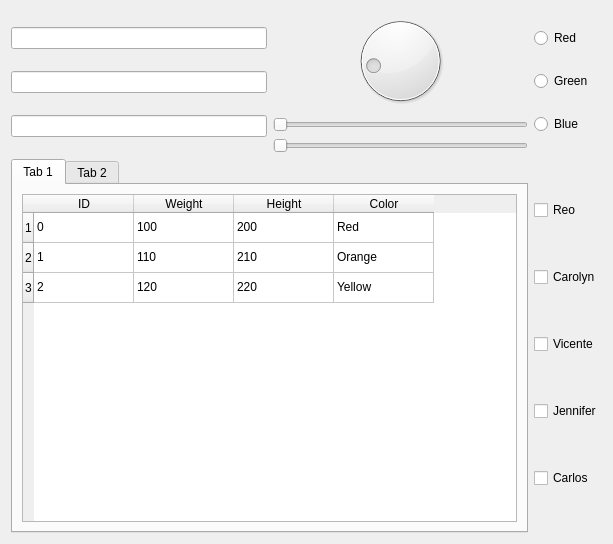
<?xml version="1.0" encoding="UTF-8"?>
<ui version="4.0">
 <class>Form</class>
 <widget class="QWidget" name="Form">
  <property name="geometry">
   <rect>
    <x>0</x>
    <y>0</y>
    <width>613</width>
    <height>544</height>
   </rect>
  </property>
  <property name="windowTitle">
   <string>Form</string>
  </property>
  <layout class="QGridLayout" name="gridLayout">
   <item row="0" column="1">
    <layout class="QVBoxLayout" name="verticalLayout_2">
     <item>
      <widget class="QDial" name="age">
       <property name="minimum">
        <number>15</number>
       </property>
       <property name="maximum">
        <number>45</number>
       </property>
       <property name="value">
        <number>20</number>
       </property>
      </widget>
     </item>
     <item>
      <widget class="QSlider" name="height">
       <property name="orientation">
        <enum>Qt::Horizontal</enum>
       </property>
      </widget>
     </item>
     <item>
      <widget class="QSlider" name="gpa">
       <property name="orientation">
        <enum>Qt::Horizontal</enum>
       </property>
      </widget>
     </item>
    </layout>
   </item>
   <item row="0" column="0">
    <layout class="QVBoxLayout" name="verticalLayout">
     <item>
      <widget class="QLineEdit" name="name"/>
     </item>
     <item>
      <widget class="QLineEdit" name="major"/>
     </item>
     <item>
      <widget class="QLineEdit" name="classification"/>
     </item>
    </layout>
   </item>
   <item row="1" column="0" colspan="2">
    <widget class="QTabWidget" name="tabWidget">
     <property name="currentIndex">
      <number>0</number>
     </property>
     <widget class="QWidget" name="tab">
      <attribute name="title">
       <string>Tab 1</string>
      </attribute>
      <layout class="QHBoxLayout" name="horizontalLayout">
       <item>
        <widget class="QTableWidget" name="tableWidget">
         <row>
          <property name="text">
           <string>1</string>
          </property>
         </row>
         <row>
          <property name="text">
           <string>2</string>
          </property>
         </row>
         <row>
          <property name="text">
           <string>3</string>
          </property>
         </row>
         <column>
          <property name="text">
           <string>ID</string>
          </property>
         </column>
         <column>
          <property name="text">
           <string>Weight</string>
          </property>
         </column>
         <column>
          <property name="text">
           <string>Height</string>
          </property>
         </column>
         <column>
          <property name="text">
           <string>Color</string>
          </property>
         </column>
         <item row="0" column="0">
          <property name="text">
           <string>0</string>
          </property>
         </item>
         <item row="0" column="1">
          <property name="text">
           <string>100</string>
          </property>
         </item>
         <item row="0" column="2">
          <property name="text">
           <string>200</string>
          </property>
         </item>
         <item row="0" column="3">
          <property name="text">
           <string>Red</string>
          </property>
         </item>
         <item row="1" column="0">
          <property name="text">
           <string>1</string>
          </property>
         </item>
         <item row="1" column="1">
          <property name="text">
           <string>110</string>
          </property>
         </item>
         <item row="1" column="2">
          <property name="text">
           <string>210</string>
          </property>
         </item>
         <item row="1" column="3">
          <property name="text">
           <string>Orange</string>
          </property>
         </item>
         <item row="2" column="0">
          <property name="text">
           <string>2</string>
          </property>
         </item>
         <item row="2" column="1">
          <property name="text">
           <string>120</string>
          </property>
         </item>
         <item row="2" column="2">
          <property name="text">
           <string>220</string>
          </property>
         </item>
         <item row="2" column="3">
          <property name="text">
           <string>Yellow</string>
          </property>
         </item>
        </widget>
       </item>
      </layout>
     </widget>
     <widget class="QWidget" name="tab_2">
      <attribute name="title">
       <string>Tab 2</string>
      </attribute>
      <layout class="QHBoxLayout" name="horizontalLayout_2">
       <item>
        <widget class="QSlider" name="verticalSlider_3">
         <property name="orientation">
          <enum>Qt::Vertical</enum>
         </property>
        </widget>
       </item>
       <item>
        <widget class="QSlider" name="verticalSlider_2">
         <property name="orientation">
          <enum>Qt::Vertical</enum>
         </property>
        </widget>
       </item>
       <item>
        <widget class="QSlider" name="verticalSlider">
         <property name="orientation">
          <enum>Qt::Vertical</enum>
         </property>
        </widget>
       </item>
      </layout>
     </widget>
    </widget>
   </item>
   <item row="0" column="2">
    <layout class="QVBoxLayout" name="verticalLayout_3">
     <item>
      <widget class="QRadioButton" name="radioButton_3">
       <property name="text">
        <string>Red</string>
       </property>
       <attribute name="buttonGroup">
        <string notr="true">buttonGroup</string>
       </attribute>
      </widget>
     </item>
     <item>
      <widget class="QRadioButton" name="radioButton">
       <property name="text">
        <string>Green</string>
       </property>
       <attribute name="buttonGroup">
        <string notr="true">buttonGroup</string>
       </attribute>
      </widget>
     </item>
     <item>
      <widget class="QRadioButton" name="radioButton_2">
       <property name="text">
        <string>Blue</string>
       </property>
       <attribute name="buttonGroup">
        <string notr="true">buttonGroup</string>
       </attribute>
      </widget>
     </item>
    </layout>
   </item>
   <item row="1" column="2">
    <layout class="QVBoxLayout" name="verticalLayout_4">
     <item>
      <widget class="QCheckBox" name="checkBox_2">
       <property name="text">
        <string>Reo</string>
       </property>
       <attribute name="buttonGroup">
        <string notr="true">buttonGroup_2</string>
       </attribute>
      </widget>
     </item>
     <item>
      <widget class="QCheckBox" name="checkBox_3">
       <property name="text">
        <string>Carolyn</string>
       </property>
       <attribute name="buttonGroup">
        <string notr="true">buttonGroup_2</string>
       </attribute>
      </widget>
     </item>
     <item>
      <widget class="QCheckBox" name="checkBox">
       <property name="text">
        <string>Vicente</string>
       </property>
       <attribute name="buttonGroup">
        <string notr="true">buttonGroup_2</string>
       </attribute>
      </widget>
     </item>
     <item>
      <widget class="QCheckBox" name="checkBox_4">
       <property name="text">
        <string>Jennifer</string>
       </property>
       <attribute name="buttonGroup">
        <string notr="true">buttonGroup_2</string>
       </attribute>
      </widget>
     </item>
     <item>
      <widget class="QCheckBox" name="checkBox_5">
       <property name="text">
        <string>Carlos</string>
       </property>
       <attribute name="buttonGroup">
        <string notr="true">buttonGroup_2</string>
       </attribute>
      </widget>
     </item>
    </layout>
   </item>
  </layout>
 </widget>
 <resources/>
 <connections/>
 <buttongroups>
  <buttongroup name="buttonGroup"/>
  <buttongroup name="buttonGroup_2"/>
 </buttongroups>
</ui>
